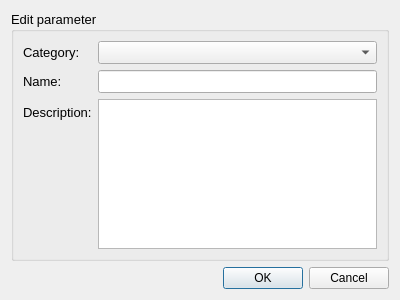
<?xml version="1.0" encoding="UTF-8"?>
<ui version="4.0">
 <class>EditParameterDataWithCategoryDialog</class>
 <widget class="QDialog" name="EditParameterDataWithCategoryDialog">
  <property name="geometry">
   <rect>
    <x>0</x>
    <y>0</y>
    <width>400</width>
    <height>300</height>
   </rect>
  </property>
  <property name="windowTitle">
   <string>Dialog</string>
  </property>
  <property name="locale">
   <locale language="English" country="UnitedStates"/>
  </property>
  <property name="modal">
   <bool>true</bool>
  </property>
  <layout class="QGridLayout" name="gridLayout">
   <item row="0" column="0">
    <widget class="QGroupBox" name="groupBox">
     <property name="font">
      <font>
       <pointsize>10</pointsize>
      </font>
     </property>
     <property name="title">
      <string>Edit parameter</string>
     </property>
     <layout class="QGridLayout" name="gridLayout_2">
      <item row="0" column="0">
       <layout class="QFormLayout" name="formLayout">
        <item row="1" column="0">
         <widget class="QLabel" name="nameLabel">
          <property name="font">
           <font>
            <family>MS Shell Dlg 2</family>
            <pointsize>10</pointsize>
           </font>
          </property>
          <property name="text">
           <string>Name:</string>
          </property>
         </widget>
        </item>
        <item row="1" column="1">
         <widget class="QLineEdit" name="nameLineEdit">
          <property name="font">
           <font>
            <pointsize>10</pointsize>
           </font>
          </property>
         </widget>
        </item>
        <item row="2" column="0">
         <widget class="QLabel" name="descriptionLabel">
          <property name="text">
           <string>Description:</string>
          </property>
         </widget>
        </item>
        <item row="2" column="1">
         <widget class="QTextEdit" name="descriptionTextEdit"/>
        </item>
        <item row="0" column="0">
         <widget class="QLabel" name="categoryLabel">
          <property name="text">
           <string>Category:</string>
          </property>
         </widget>
        </item>
        <item row="0" column="1">
         <widget class="QComboBox" name="categoryComboBox"/>
        </item>
       </layout>
      </item>
     </layout>
    </widget>
   </item>
   <item row="1" column="0">
    <widget class="QDialogButtonBox" name="buttonBox">
     <property name="standardButtons">
      <set>QDialogButtonBox::Cancel|QDialogButtonBox::Ok</set>
     </property>
    </widget>
   </item>
  </layout>
 </widget>
 <resources/>
 <connections>
  <connection>
   <sender>buttonBox</sender>
   <signal>rejected()</signal>
   <receiver>EditParameterDataWithCategoryDialog</receiver>
   <slot>reject()</slot>
   <hints>
    <hint type="sourcelabel">
     <x>199</x>
     <y>279</y>
    </hint>
    <hint type="destinationlabel">
     <x>199</x>
     <y>149</y>
    </hint>
   </hints>
  </connection>
  <connection>
   <sender>buttonBox</sender>
   <signal>accepted()</signal>
   <receiver>EditParameterDataWithCategoryDialog</receiver>
   <slot>acceptedEditData()</slot>
   <hints>
    <hint type="sourcelabel">
     <x>199</x>
     <y>279</y>
    </hint>
    <hint type="destinationlabel">
     <x>199</x>
     <y>149</y>
    </hint>
   </hints>
  </connection>
 </connections>
</ui>
